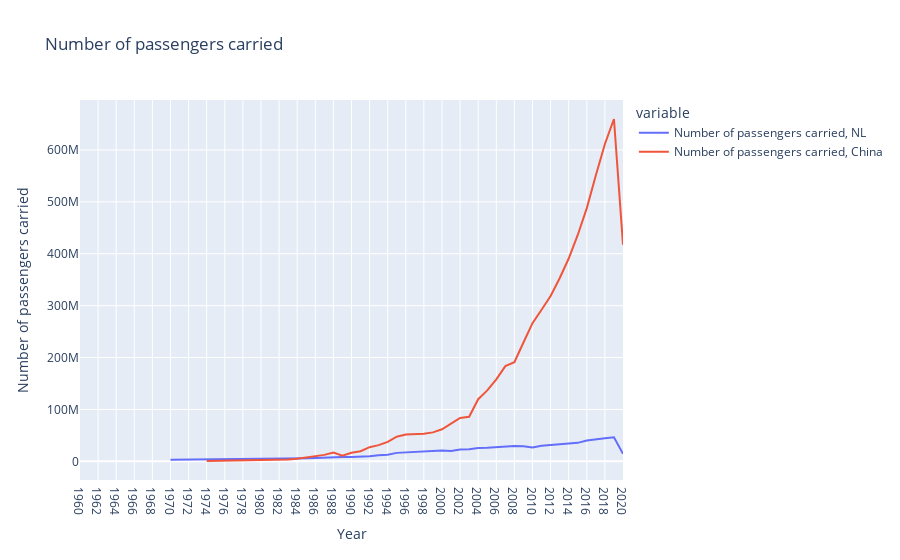

The code cell stored with this chart in its notebook:
### Code cell
#Interactive plot (color makes possible to select on right of graph)
fig = px.line(df1, x='Year', y= ['Number of passengers carried, NL', 'Number of passengers carried, China'], title = 'Number of passengers carried',
                labels={
                   #Change label name
                   'value': 'Number of passengers carried'

               }, ) 

#Show the graph
fig.show()

### Figure 1 — Plotly figure (JSON) as saved in the notebook; plotly's stock layout.template omitted (floating-point values rounded to 4 significant figures)
{"data": [{"hovertemplate": "variable=Number of passengers carried, NL<br>Year=%{x}<br>Number of passengers carried=%{y}<extra></extra>", "legendgroup": "Number of passengers carried, NL", "line": {"color": "#636efa", "dash": "solid"}, "marker": {"symbol": "circle"}, "mode": "lines", "name": "Number of passengers carried, NL", "orientation": "v", "showlegend": true, "type": "scatter", "x": ["1960", "1961", "1962", "1963", "1964", "1965", "1966", "1967", "1968", "1969", "1970", "1971", "1972", "1973", "1974", "1975", "1976", "1977", "1978", "1979", "1980", "1981", "1982", "1983", "1984", "1985", "1986", "1987", "1988", "1989", "1990", "1991", "1992", "1993", "1994", "1995", "1996", "1997", "1998", "1999", "2000", "2001", "2002", "2003", "2004", "2005", "2006", "2007", "2008", "2009", "2010", "2011", "2012", "2013", "2014", "2015", "2016", "2017", "2018", "2019", "2020"], "xaxis": "x", "y": [null, null, null, null, null, null, null, null, null, null, 2881100, 3012300, 3275800, 3682400, 3627100, 3827700, 4080900, 4452000, 4718300, 4918900, 4983800, 5058000, 5201900, 5278900, 5654900, 6027700, 6382000, 7403400, 7860100, 8253400, 8559400, 8893200, 10087800, 11774600, 12894800, 16377900, 17114300, 17889900, 18675500, 19741200, 20898713, 20072980, 22931166, 23454932, 25595676, 26132696, 27454451, 28857440, 29601230, 29108547, 26980000.0, 29960000.0, 31670000.0, 33455251, 33956338, 35687843, 40078714, 42763443, 44420000.0, 46360000.0, 14750000.0], "yaxis": "y"}, {"hovertemplate": "variable=Number of passengers carried, China<br>Year=%{x}<br>Number of passengers carried=%{y}<extra></extra>", "legendgroup": "Number of passengers carried, China", "line": {"color": "#EF553B", "dash": "solid"}, "marker": {"symbol": "circle"}, "mode": "lines", "name": "Number of passengers carried, China", "orientation": "v", "showlegend": true, "type": "scatter", "x": ["1960", "1961", "1962", "1963", "1964", "1965", "1966", "1967", "1968", "1969", "1970", "1971", "1972", "1973", "1974", "1975", "1976", "1977", "1978", "1979", "1980", "1981", "1982", "1983", "1984", "1985", "1986", "1987", "1988", "1989", "1990", "1991", "1992", "1993", "1994", "1995", "1996", "1997", "1998", "1999", "2000", "2001", "2002", "2003", "2004", "2005", "2006", "2007", "2008", "2009", "2010", "2011", "2012", "2013", "2014", "2015", "2016", "2017", "2018", "2019", "2020"], "xaxis": "x", "y": [null, null, null, null, null, null, null, null, null, null, null, null, null, null, 710000, 1000000, 1050000, 1110000, 1540000, 2519000, 2568000, 3236000, 3942000, 3836000, 5000000, 7300000, 10000000, 12500000, 17000000, 11080000, 16596100, 19520000, 27345000, 31312500, 37601000, 47564500, 51770100, 52277000, 53234000, 55853100, 61891807, 72660653, 83671798, 86040642, 119789024, 136721623, 158013351, 183613132, 191001220, 229062099, 266293020, 292160158, 318475924, 352795296, 390878784, 436183969, 487960477, 551234509, 611439830, 659629070, 417255845], "yaxis": "y"}], "layout": {"legend": {"title": {"text": "variable"}, "tracegroupgap": 0}, "title": {"text": "Number of passengers carried"}, "xaxis": {"anchor": "y", "domain": [0, 1], "title": {"text": "Year"}}, "yaxis": {"anchor": "x", "domain": [0, 1], "title": {"text": "Number of passengers carried"}}}}
